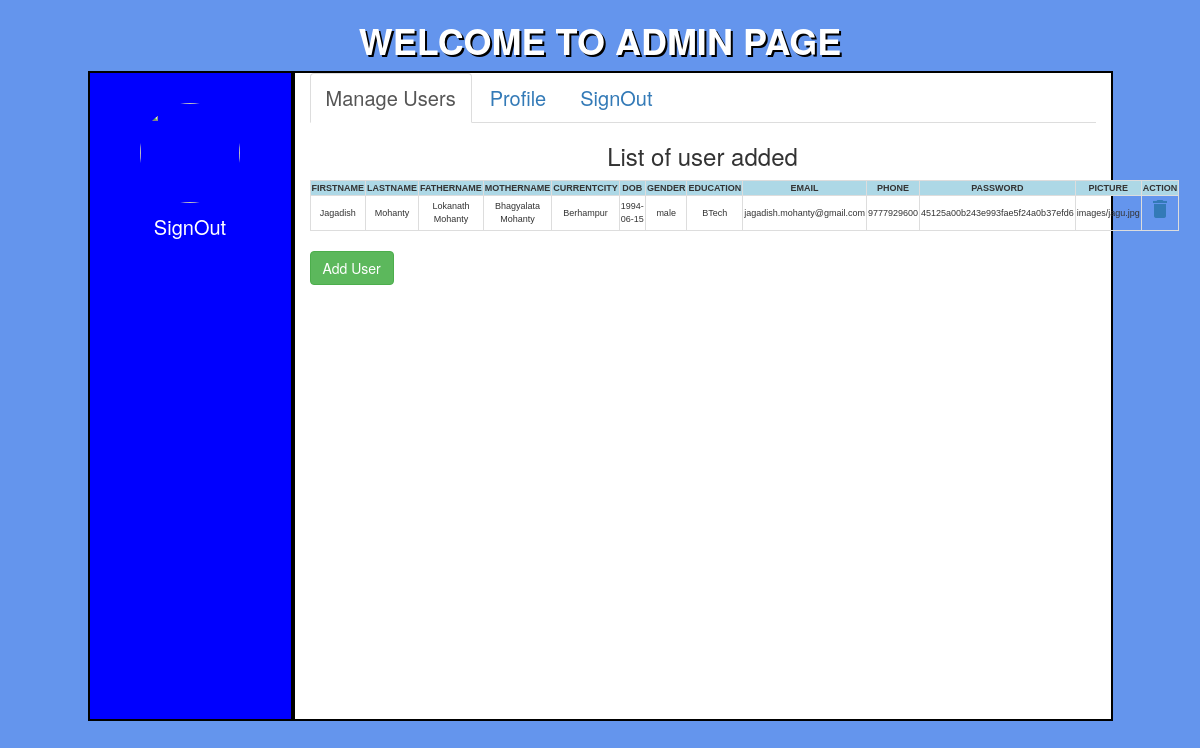
Screenshot of /welcome.php with the database file from the repository.
### tables this page shows
CREATE TABLE `signup` (
  `id` int(11) NOT NULL,
  `firstname` varchar(100) NOT NULL,
  `lastname` varchar(100) NOT NULL,
  `fathername` varchar(100) NOT NULL,
  `mothername` varchar(100) NOT NULL,
  `city` varchar(100) NOT NULL,
  `dob` date NOT NULL,
  `gender` varchar(10) NOT NULL,
  `education` varchar(100) NOT NULL,
  `email` varchar(100) NOT NULL,
  `mobile` varchar(20) NOT NULL,
  `password` varchar(100) NOT NULL,
  `picture` varchar(100) NOT NULL
);

### welcome.php (the view, shortened to what this page needs)
<?php
$conn=new mysqli('localhost','root','','project');
$result = mysqli_query($conn,"SELECT * FROM signup");
?>
<!DOCTYPE html>
<html lang="en">
<head>
    <link href="https://cdn.jsdelivr.net/npm/bootstrap@5.0.0-beta3/dist/css/bootstrap.min.css" rel="stylesheet">
<link rel="stylesheet" href="https://maxcdn.bootstrapcdn.com/bootstrap/3.4.1/css/bootstrap.min.css">
</head>
<body>
    <div id="container-fluid">
        <center><h1 style="text-shadow: 2px 2px black;"><b>WELCOME TO ADMIN PAGE</b></h1></center>
        <div id="row"class="row" >
        <div class="col-sm-1" ></div>
          <div class="col-sm-2" style="background-color:blue;height:650px;border: 2px solid black;">
          <center><img id="profile"src="<?= $_SESSION['picture'];?>"><br>
          <a href="signout.php" style="color:white;">SignOut</a> </center>
        </div>
          <div class="col-sm-8" style="background-color:white;border: 2px solid black;">
                <ul class="nav nav-tabs">
                  <li class="active"><a data-toggle="tab" href="#home">Manage Users</a></li>
                  <li><a data-toggle="tab" href="#menu1">Profile</a></li>
                  <li><a href="signout.php">SignOut</a></li>
                </ul>
                <div class="tab-content">
                   <div id="home" class="tab-pane fade in active">
                  <center> <h3>List of user added</h3></center>
              <?php
              if (mysqli_num_rows($result) > 0) {
              ?>
                <table class="user">
                <tr>
                    <th>FIRSTNAME</th>
                    <th>LASTNAME</th>
                    <th>FATHERNAME</th>
                    <th>MOTHERNAME</th>
                    <th>CURRENTCITY</th>
                    <th>DOB</th>
                    <th>GENDER</th>
                    <th>EDUCATION</th>
                    <th> EMAIL</th>
                    <th> PHONE</th>
                    <th> PASSWORD</th>
                    <th> PICTURE</th>
                    <th> ACTION</th>
                </tr>
              <?php
                while($row = mysqli_fetch_array($result)){
                ?>
                <tr>
                    <td><?php echo $row["firstname"]; ?></td>
                    <td><?php echo $row["lastname"]; ?></td>
                    <td><?php echo $row["fathername"]; ?></td>
                    <td><?php echo $row["mothername"]; ?></td>
                    <td><?php echo $row["city"]; ?></td>
                    <td><?php echo $row["dob"]; ?></td>
                    <td><?php echo $row["gender"]; ?></td>
                    <td><?php echo $row["education"]; ?></td>
                    <td><?php echo $row["email"]; ?></td>
                    <td><?php echo $row["mobile"]; ?></td>
                    <td><?php echo $row["password"]; ?></td>
                    <td><?php echo $row["picture"]; ?></td>
                    <td>
                   <a href="delete.php? id=<?php if($row["email"]!=$_SESSION["email"]){ echo $row["id"];}?>"><i class="large material-icons">delete</i></a></span></td>
                </tr>
                <?php
                }
               ?>
                </table><br>
                <button class="btn btn-success"  data-toggle="modal" data-target="#myModal">Add User</button>
                <?php
                }
                else{
                    echo "No result found";
                }
                ?>
              </div>
                </div>
              </div>
        </div>
      </div>
</body>
</html>

### welcome.php (style rules this page uses)
a { text-decoration: none; font-size: 20px; }
body { background-color: cornflowerblue; }
h1 { color:white; }
#profile { margin-top:30px; height:100px; width:100px; border-radius:50%; }
.user { font-family: arial, sans-serif; border-collapse: collapse; width: 100%; font-size:9px; }
.user td, .user th { border: 1px solid #dddddd; text-align: center; padding: 1px; }
.user tr:nth-child(odd) { background-color: lightblue; }

### rows the page displays
signup: firstname "Jagadish", lastname "Mohanty", fathername "Lokanath Mohanty", mothername "Bhagyalata Mohanty", city "Berhampur", dob "1994-06-15", gender "male", education "BTech", email "jagadish.mohanty@gmail.com", mobile "9777929600", password "45125a00b243e993fae5f24a0b37efd6", picture "images/jagu.jpg"
